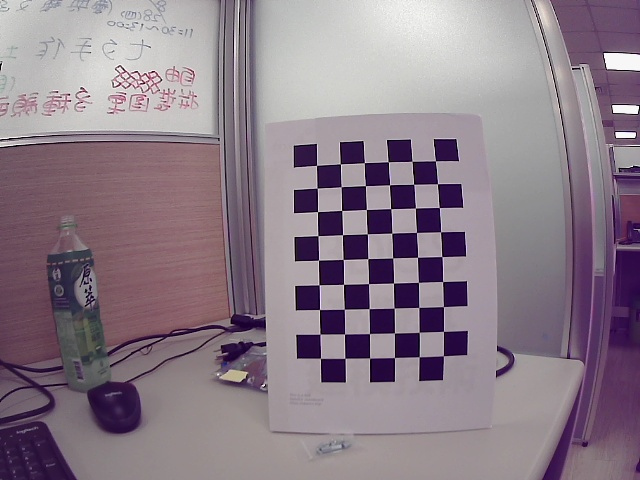
#> input picture captured_frames_left/frame_000.jpg, 640 x 480 px, given in place of the camera
$ python main.py   (older library calls are emulated)
#> lines starting #> are read from the running program, lines starting #| are printed output that depends on the picture
### utils.py
import cv2

def load_stereo_parameters(path):
    fs = cv2.FileStorage(path, cv2.FILE_STORAGE_READ)
    mtxL = fs.getNode("camera_matrix_left").mat()
    distL = fs.getNode("dist_coeffs_left").mat()
    mtxR = fs.getNode("camera_matrix_right").mat()
    distR = fs.getNode("dist_coeffs_right").mat()
    R = fs.getNode("R").mat()
    T = fs.getNode("T").mat()
    fs.release()
    return mtxL, distL, mtxR, distR, R, T


# [9 lines left out: function save_stereo_parameters, not called in this run]

### main.py
import cv2
import matplotlib.pyplot as plt
import numpy as np
from utils import load_stereo_parameters
from compute_disparity import compute_disparity, compute_disparity_libsgm
from compute_cloud import compute_pointcloud, save_pointcloud_ply, visualize_pointcloud
import os

save_dir = "snapshots"
os.makedirs(save_dir, exist_ok=True)

# 1. 讀取 stereo_camera.yaml
stereo_yaml_path = "calibration/stereo_camera.yaml"
mtxL, distL, mtxR, distR, R, T = load_stereo_parameters(stereo_yaml_path)

image_size = (640, 480)

# Open camera devices (modify indices if needed)
capL = cv2.VideoCapture(0)  # /dev/video0
capR = cv2.VideoCapture(2)

# Set resolution
capL.set(cv2.CAP_PROP_FRAME_WIDTH, 640)
capL.set(cv2.CAP_PROP_FRAME_HEIGHT, 480)
capR.set(cv2.CAP_PROP_FRAME_WIDTH, 640)
capR.set(cv2.CAP_PROP_FRAME_HEIGHT, 480)

# Read one frame to get size
retL, frameL = capL.read()
#> frameL is the input picture: shape (480, 640, 3); mean B, G, R 136.1, 124.6, 139.2
retR, frameR = capR.read()
h, w = frameL.shape[:2]
#> h = 480; w = 640
image_size = (w, h)
#> image_size = (640, 480)

# Stereo rectify maps
R1, R2, P1, P2, Q, roi1, roi2 = cv2.stereoRectify(
    mtxL, distL, mtxR, distR, image_size, R, T, flags=cv2.CALIB_ZERO_DISPARITY, alpha=0.0)
#> roi1 = (0, 0, 640, 480); roi2 = (0, 0, 640, 479)

left_map1, left_map2 = cv2.initUndistortRectifyMap(
    mtxL, distL, R1, P1, image_size, cv2.CV_16SC2)
right_map1, right_map2 = cv2.initUndistortRectifyMap(
    mtxR, distR, R2, P2, image_size, cv2.CV_16SC2)

mtxL = P1
mtxR = P2

idx = 0

while True:
    retL, frameL = capL.read()
    retR, frameR = capR.read()
    if not retL or not retR:
        print("Error reading from cameras")
        break

    grayL = cv2.cvtColor(frameL, cv2.COLOR_BGR2GRAY)
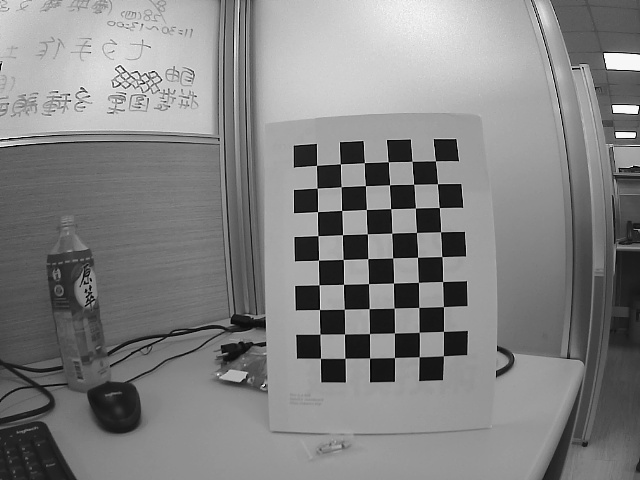
#> grayL: shape (480, 640); min 0, max 253, mean 130.3
    grayR = cv2.cvtColor(frameR, cv2.COLOR_BGR2GRAY)

    # Rectify
    rectL = cv2.remap(grayL, left_map1, left_map2, interpolation=cv2.INTER_LINEAR)
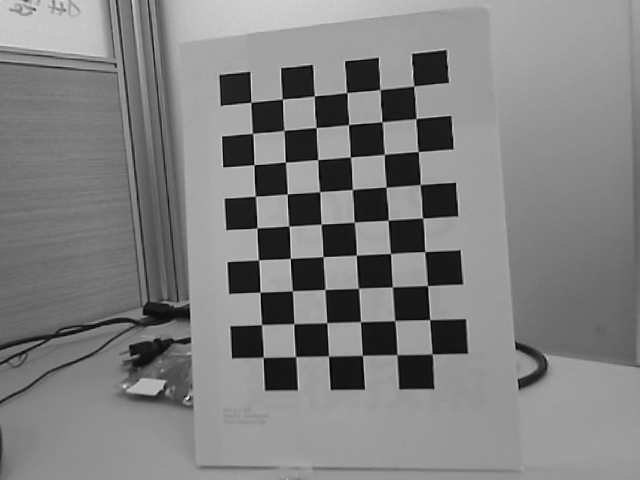
#> rectL: shape (480, 640); min 2, max 232, mean 127.7
    rectR = cv2.remap(grayR, right_map1, right_map2, interpolation=cv2.INTER_LINEAR)
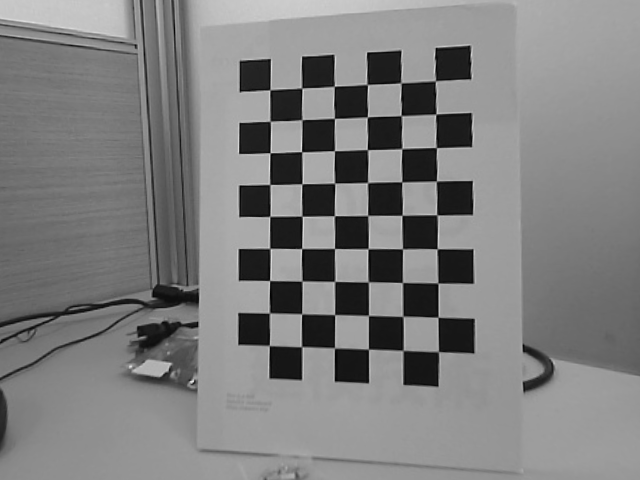
#> rectR: shape (480, 640); min 2, max 232, mean 126.6

    # 將三張圖轉為 3-channel（灰階 → BGR），才能一起拼
    # 假設 frameL 和 frameR 是原始彩色畫面
    rectL_color = cv2.remap(frameL, left_map1, left_map2, interpolation=cv2.INTER_LINEAR)
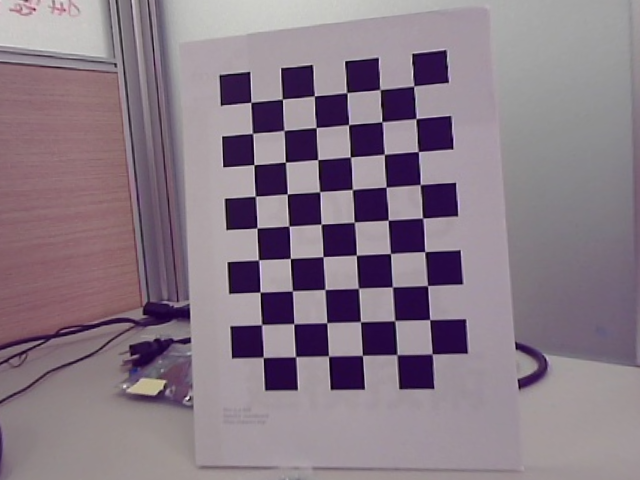
#> rectL_color: shape (480, 640, 3); mean B, G, R 133.7, 122, 136.5
    rectR_color = cv2.remap(frameR, right_map1, right_map2, interpolation=cv2.INTER_LINEAR)
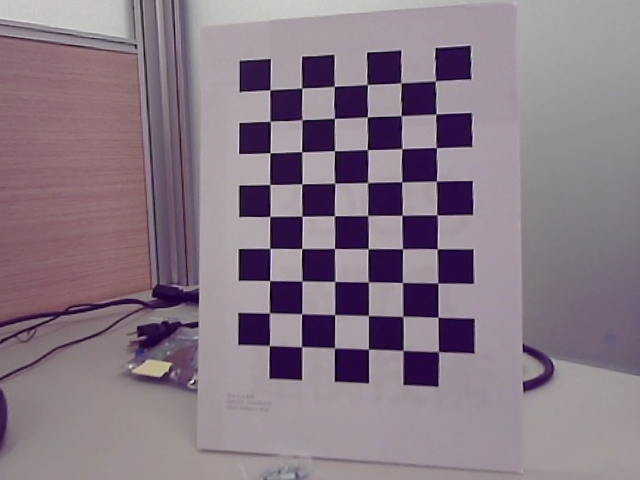
#> rectR_color: shape (480, 640, 3); mean B, G, R 132.6, 120.8, 135.7

    # Disparity
#> (the run stopped early here; a loop or call above may not have finished)

$ run again, on captured_frames_left/frame_001.jpg
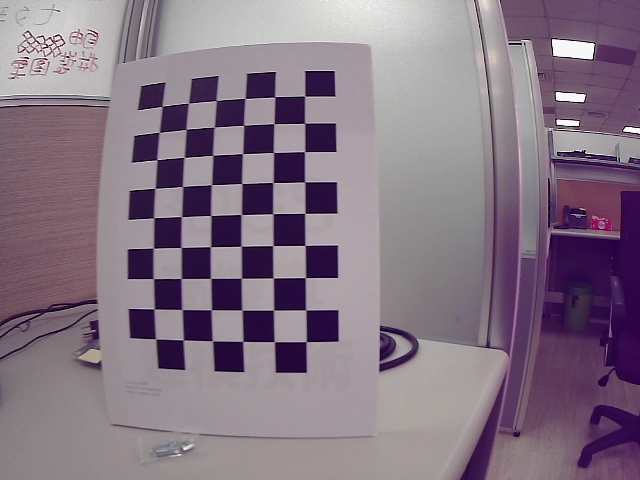
#> input picture captured_frames_left/frame_001.jpg, 640 x 480 px, given in place of the camera
#> frameL is the input picture: shape (480, 640, 3); mean B, G, R 131.5, 116.9, 132.5
#> `rectL_color = cv2.remap(frameL, left_map1, left_map2, interpolation=cv..`:
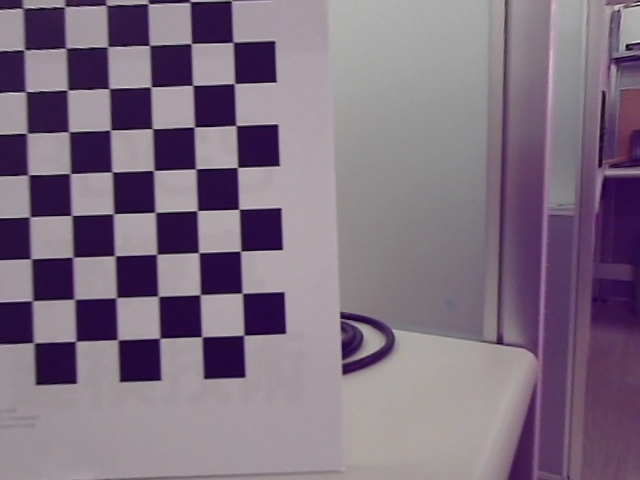
#> rectL_color: shape (480, 640, 3); mean B, G, R 128.3, 111.9, 126.8
#> `rectR_color = cv2.remap(frameR, right_map1, right_map2, interpolation=..`:
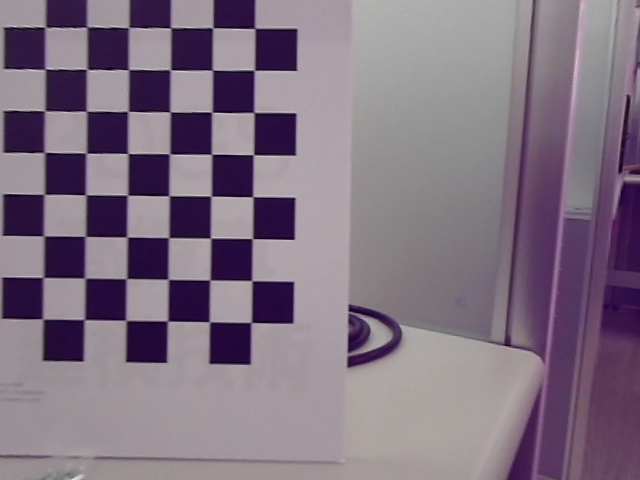
#> rectR_color: shape (480, 640, 3); mean B, G, R 129.4, 113.8, 128.2

$ run again, on captured_frames_left/frame_002.jpg
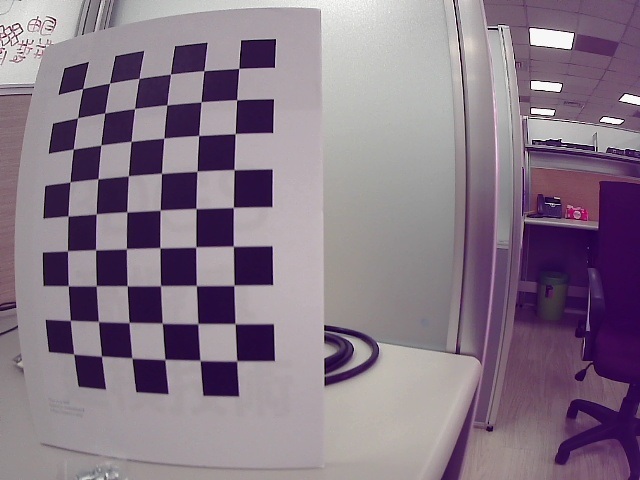
#> input picture captured_frames_left/frame_002.jpg, 640 x 480 px, given in place of the camera
#> frameL is the input picture: shape (480, 640, 3); mean B, G, R 134.8, 120.3, 135
#> `rectL_color = cv2.remap(frameL, left_map1, left_map2, interpolation=cv..`:
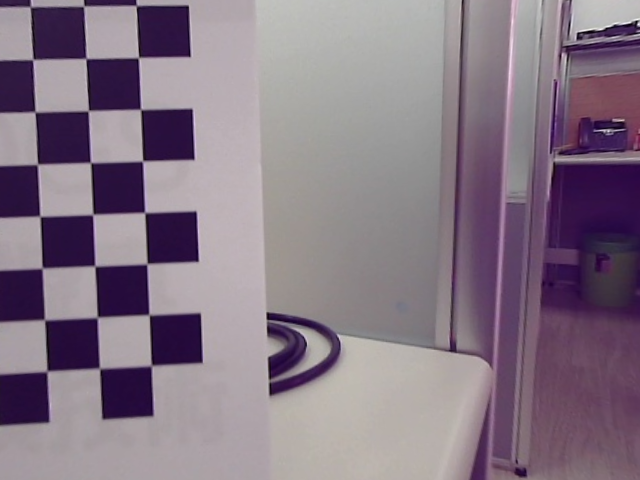
#> rectL_color: shape (480, 640, 3); mean B, G, R 132.8, 118.8, 133.4
#> `rectR_color = cv2.remap(frameR, right_map1, right_map2, interpolation=..`:
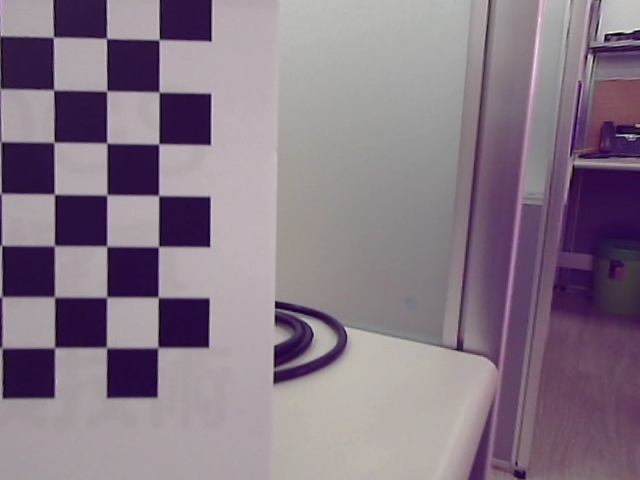
#> rectR_color: shape (480, 640, 3); mean B, G, R 133.8, 120.3, 134.6

$ run again, on captured_frames_left/frame_003.jpg
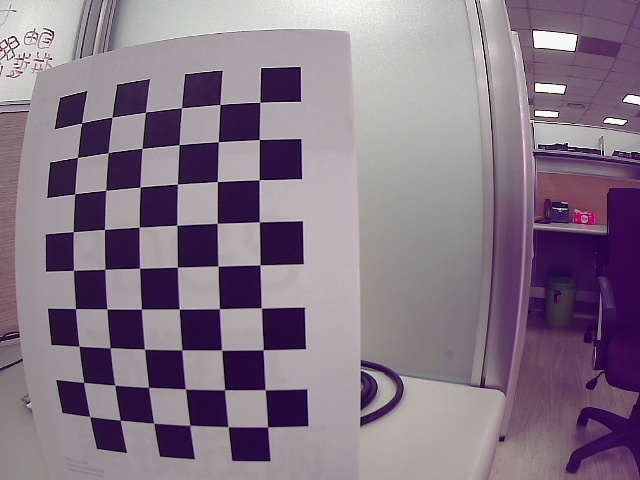
#> input picture captured_frames_left/frame_003.jpg, 640 x 480 px, given in place of the camera
#> frameL is the input picture: shape (480, 640, 3); mean B, G, R 134, 118.8, 133.4
#> `rectL_color = cv2.remap(frameL, left_map1, left_map2, interpolation=cv..`:
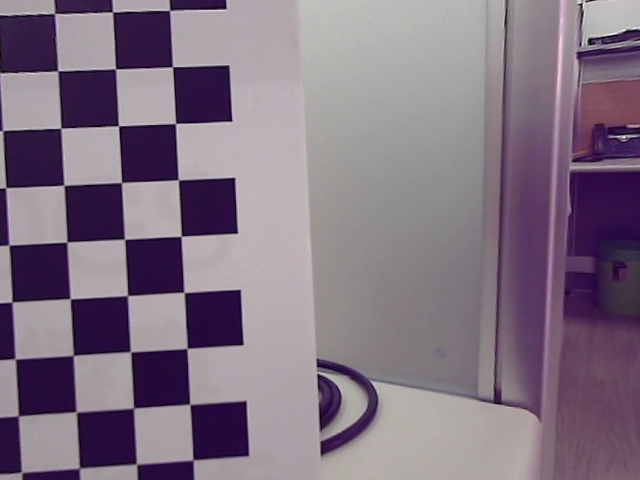
#> rectL_color: shape (480, 640, 3); mean B, G, R 129.9, 114.2, 128.9
#> `rectR_color = cv2.remap(frameR, right_map1, right_map2, interpolation=..`:
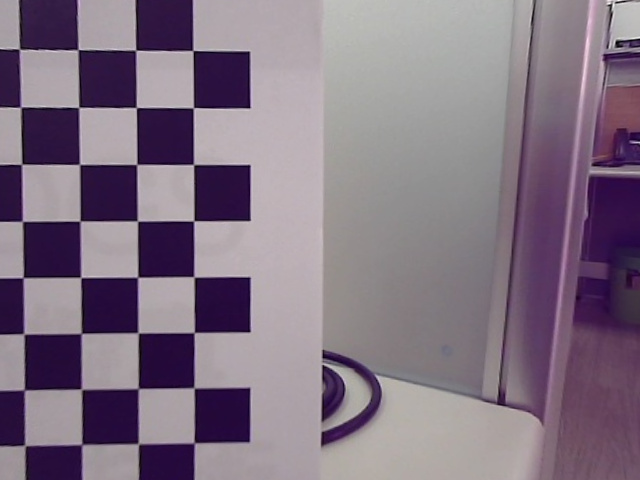
#> rectR_color: shape (480, 640, 3); mean B, G, R 130.1, 114.6, 129.1
